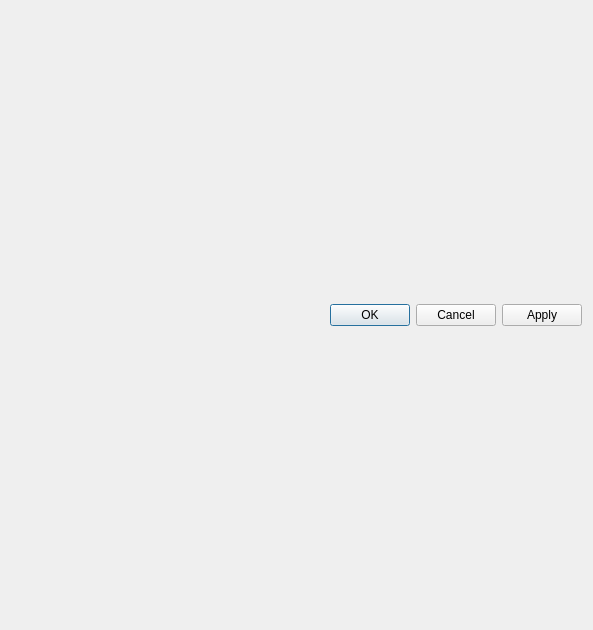
<?xml version="1.0" encoding="UTF-8"?>
<ui version="4.0">
 <class>DialogSeamAllowance</class>
 <widget class="QDialog" name="DialogSeamAllowance">
  <property name="geometry">
   <rect>
    <x>0</x>
    <y>0</y>
    <width>593</width>
    <height>630</height>
   </rect>
  </property>
  <property name="maximumSize">
   <size>
    <width>16777215</width>
    <height>630</height>
   </size>
  </property>
  <property name="windowTitle">
   <string>Workpiece Tool</string>
  </property>
  <property name="windowIcon">
   <iconset resource="../../../../vmisc/share/resources/icon.qrc">
    <normaloff>:/icon/64x64/icon64x64.png</normaloff>:/icon/64x64/icon64x64.png</iconset>
  </property>
  <layout class="QVBoxLayout" name="verticalLayout">
   <item>
    <layout class="QHBoxLayout" name="horizontalLayout"/>
   </item>
   <item>
    <widget class="QDialogButtonBox" name="buttonBox">
     <property name="orientation">
      <enum>Qt::Horizontal</enum>
     </property>
     <property name="standardButtons">
      <set>QDialogButtonBox::Apply|QDialogButtonBox::Cancel|QDialogButtonBox::Ok</set>
     </property>
    </widget>
   </item>
  </layout>
 </widget>
 <resources>
  <include location="../../../../vmisc/share/resources/icon.qrc"/>
 </resources>
 <connections>
  <connection>
   <sender>buttonBox</sender>
   <signal>accepted()</signal>
   <receiver>DialogSeamAllowance</receiver>
   <slot>accept()</slot>
   <hints>
    <hint type="sourcelabel">
     <x>248</x>
     <y>254</y>
    </hint>
    <hint type="destinationlabel">
     <x>157</x>
     <y>274</y>
    </hint>
   </hints>
  </connection>
  <connection>
   <sender>buttonBox</sender>
   <signal>rejected()</signal>
   <receiver>DialogSeamAllowance</receiver>
   <slot>reject()</slot>
   <hints>
    <hint type="sourcelabel">
     <x>316</x>
     <y>260</y>
    </hint>
    <hint type="destinationlabel">
     <x>286</x>
     <y>274</y>
    </hint>
   </hints>
  </connection>
 </connections>
</ui>
